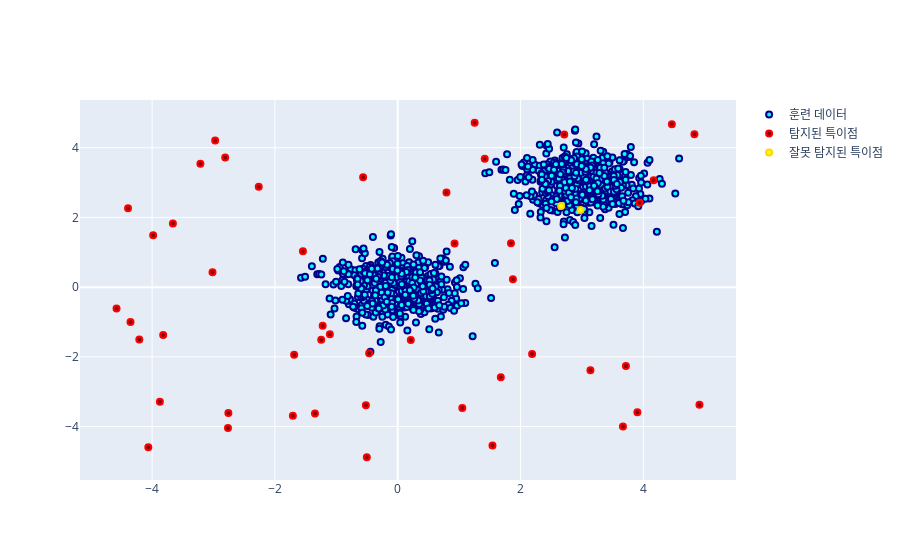

The notebook cell saved with this chart:
### Code cell
import plotly.graph_objects as go

fig = go.Figure()
fig.add_trace(
    go.Scatter(
        x=X_train['x'],
        y=X_train['y'],
        mode='markers',
        marker=dict(
            color='Aqua',
            line=dict(
                color='DarkBlue',
                width=2
            )
        ),
        name='훈련 데이터'
    )
)
fig.add_trace(
    go.Scatter(
        x=X_outliers.loc[X_outliers.pred == -1, ['x']].x,
        y=X_outliers.loc[X_outliers.pred == -1, ['y']].y,
        mode='markers',
        marker=dict(
            color='DarkRed',
            line=dict(
                color='Red',
                width=2
            )
        ),
        name='탐지된 특이점'
    )
)
fig.add_trace(
    go.Scatter(
        x=X_outliers.loc[X_outliers.pred == 1, ['x']].x,
        y=X_outliers.loc[X_outliers.pred == 1, ['y']].y,
        mode='markers',
        marker=dict(
            color='Yellow',
            line=dict(
                color='Gold',
                width=2
            )
        ),
        name='잘못 탐지된 특이점'
    )
)
fig.show()

### Figure 1 — Plotly figure (JSON) as saved in the notebook; plotly's stock layout.template omitted (floating-point values rounded to 4 significant figures; data arrays with more than 128 entries replaced by an {"elided": "..."} marker saying what was removed)
{"data": [{"marker": {"color": "Aqua", "line": {"color": "DarkBlue", "width": 2}}, "mode": "markers", "name": "훈련 데이터", "type": "scatter", "x": {"elided": "1000 float values"}, "y": {"elided": "1000 float values"}}, {"marker": {"color": "DarkRed", "line": {"color": "Red", "width": 2}}, "mode": "markers", "name": "탐지된 특이점", "type": "scatter", "x": [-0.5182, 1.253, -0.563, 4.465, 1.876, -1.245, -1.347, 1.544, 0.9266, 3.139, -3.213, -4.061, 1.845, 4.832, 2.189, -1.707, -3.982, -0.5027, -2.973, -2.809, -3.819, 3.94, 2.713, 1.052, 0.7943, 3.669, 1.418, -3.873, -4.208, -2.757, -1.104, -1.543, 3.903, -1.221, -4.578, -3.016, -2.263, 1.679, -0.4646, 4.914, -4.351, 0.2135, -4.391, -1.686, -3.661, -2.764, 3.717, 4.168], "y": [-3.386, 4.717, 3.153, 4.673, 0.2295, -1.508, -3.628, -4.541, 1.255, -2.385, 3.538, -4.594, 1.258, 4.389, -1.915, -3.688, 1.489, -4.881, 4.208, 3.72, -1.372, 2.419, 4.376, -3.469, 2.713, -3.995, 3.686, -3.291, -1.505, -3.613, -1.352, 1.032, -3.591, -1.111, -0.613, 0.4272, 2.881, -2.589, -1.898, -3.374, -0.9982, -1.514, 2.264, -1.943, 1.825, -4.041, -2.262, 3.067]}, {"marker": {"color": "Yellow", "line": {"color": "Gold", "width": 2}}, "mode": "markers", "name": "잘못 탐지된 특이점", "type": "scatter", "x": [2.978, 2.661], "y": [2.215, 2.325]}], "layout": {}}
